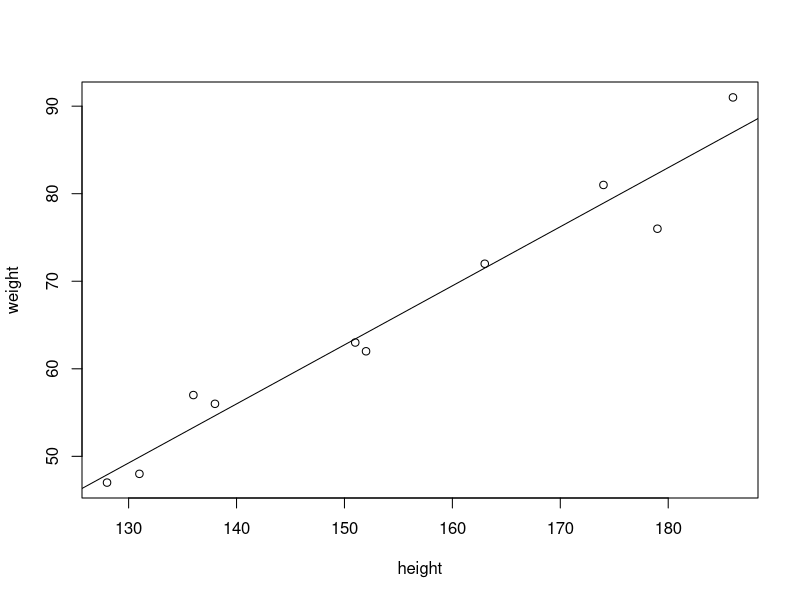
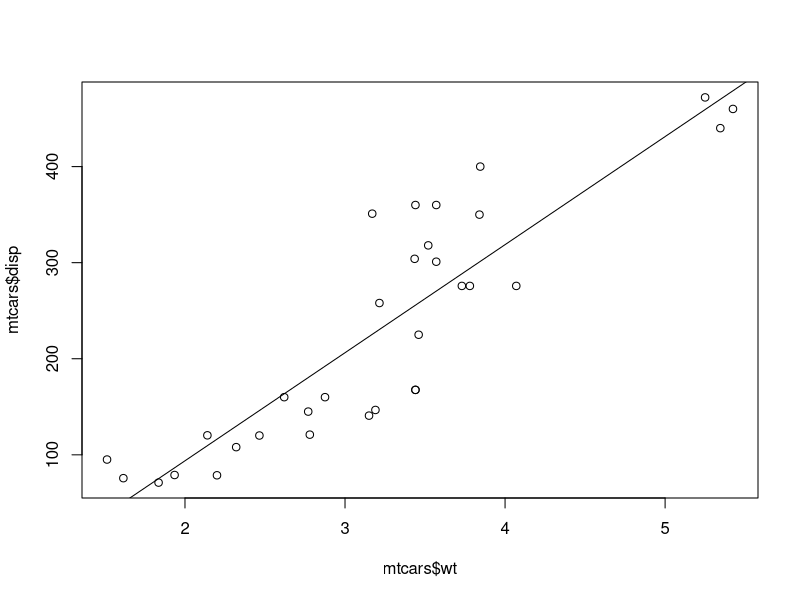

The R source for these figures, in order:
height = c(151,174,138,186,128,136,179,163,152,131)
weight = c(63,81,56,91,47,57,76,72,62,48)
cor(height,weight)
plot(height,weight)

model = lm(weight~height)
abline(model)
summary(model)
X = data.frame(height = 170)
y_predict = predict(model,X)
y_predict
y = (.67461*170)-38.45509
y
y_predict_2 = predict(model)
y_predict_2
y3 = predict(model,data.frame(height=c(151,171,162)))
y3

# RMSE 
rmse = sqrt(sum((weight-y_predict_2)^2)/10)
rmse



# Mt cars data set
View(mtcars)
attach(mtcars)
cor(mtcars)
data = data.frame(mtcars$mpg,mtcars$disp,mtcars$hp,mtcars$drat,mtcars$wt,mtcars$qsec,mtcars$vs)
cor(data)
model_2 = lm(mtcars$disp~mtcars$wt)
y = predict(model_2)
results = data.frame(mtcars$wt,mtcars$disp,y)
results

rmse = sqrt(sum((mtcars$disp-y)^2))/32
rmse
plot(mtcars$wt,mtcars$disp)
abline(model_2)
